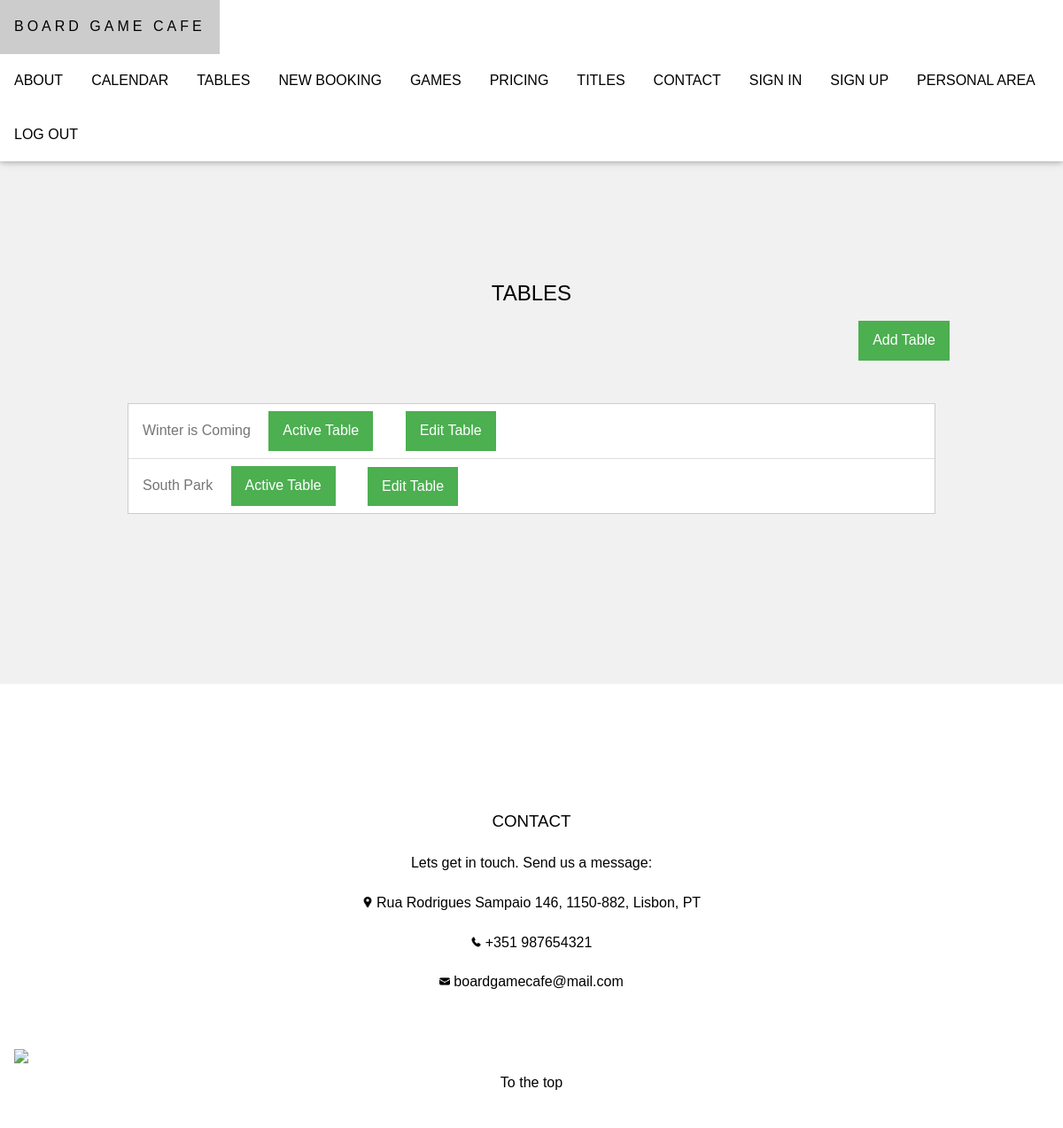
The page /boardgamecafe/tables on the database as committed earlier.
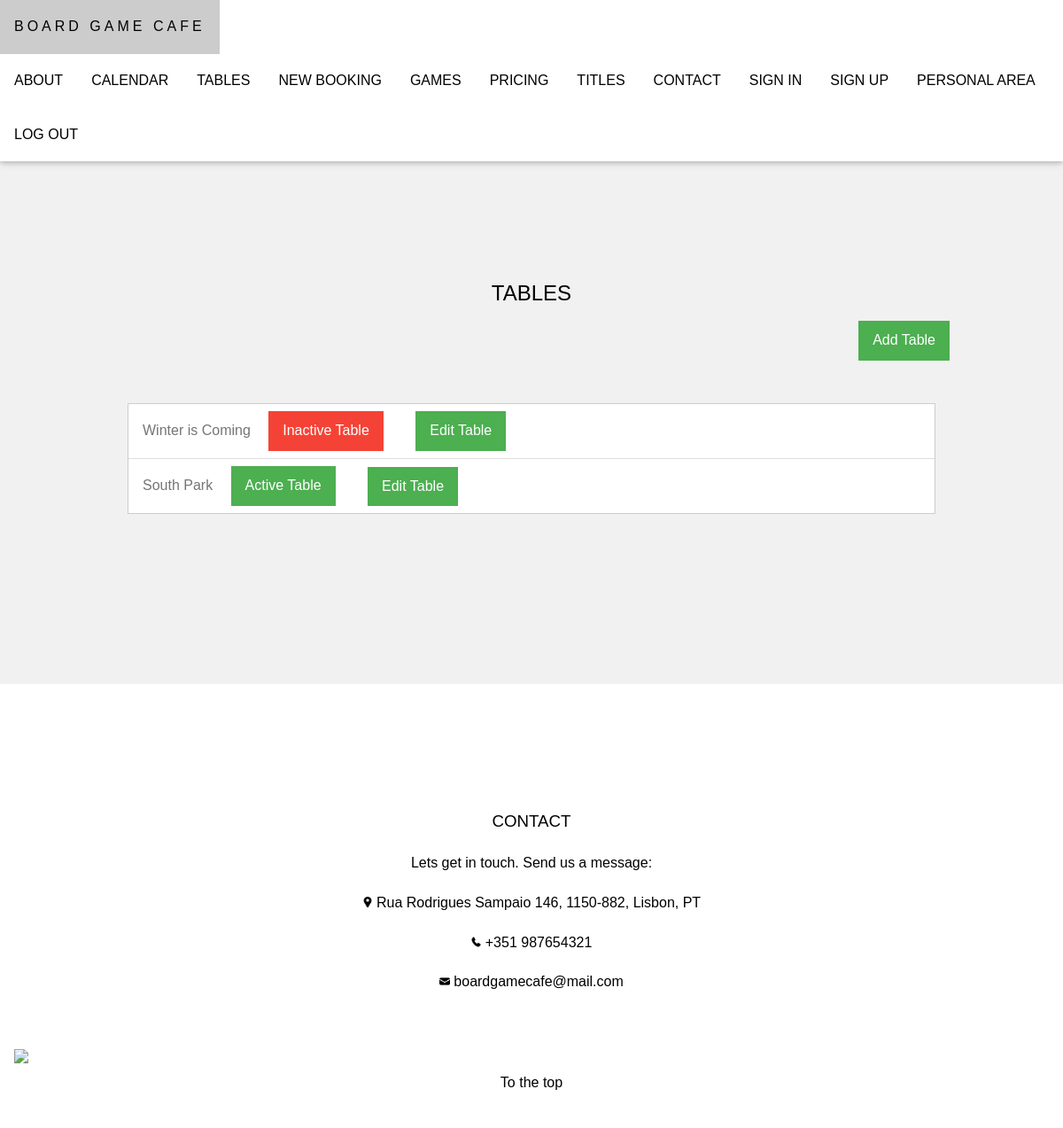
The same page on the database as committed later.
### boardgamecafe/models.py (models this page shows)
class Table(models.Model):
    name = models.CharField(max_length=50)
    capacity = models.IntegerField(validators=[MinValueValidator(0)])
    log_is_active = models.BooleanField()
    log_date_created = models.DateTimeField()
    log_date_last_update = models.DateTimeField()

### boardgamecafe/views.py (the view)
# urls.py: path('tables', views.tables, name='tables'),
def tables(request):
    if Table.objects.all().count() > 0:
        tables = Table.objects.all()
        return render(request, 'boardgamecafe/tables.html', {'tables': tables})
    return render(request, 'boardgamecafe/tables.html')

### boardgamecafe/templates/boardgamecafe/tables.html (shortened to what this page needs)
{% extends "boardgamecafe/template.html" %}
{% load static %}
{% block content %}
    <section class="w3-light-grey w3-center w3-container" style="padding:128px">
        <h1>TABLES</h1>
        <a class="w3-green w3-button w3-center w3-right" href="{% url 'boardgamecafe:addtable' %}">Add Table</a>
        <br>
        {% if tables %}
            <div class="w3-container w3-content w3-padding-64 w3-center" >
                <ul class="w3-ul w3-border w3-white w3-text-grey">
                    {% for t in tables %}
                    <li class="w3-padding w3-left-align">
                        {{ t.name }}
                        {% if t.log_is_active %}
                            <span class="w3-tag w3-green w3-margin-left w3-margin-right">Active Table</span>
                        {% else %}
                            <span class="w3-tag w3-red w3-margin-left w3-margin-right">Inactive Table</span>
                        {% endif %}
                        <a class="w3-green w3-button w3-right-align w3-margin-left w3-margin-right" href="{%  url 'boardgamecafe:edittable' t.id %}">Edit Table</a>
                    </li>
                    {% endfor %}
                </ul>
            </div>
        {% else %}
            <br>
            <p id="no_tables"> No tables added yet. </p>
        {% endif %}
    </section>
{% endblock %}

Rows that differ between the two databases and show on the page:
changed Table "Winter is Coming": log_is_active "Active Table" → "Inactive Table"
